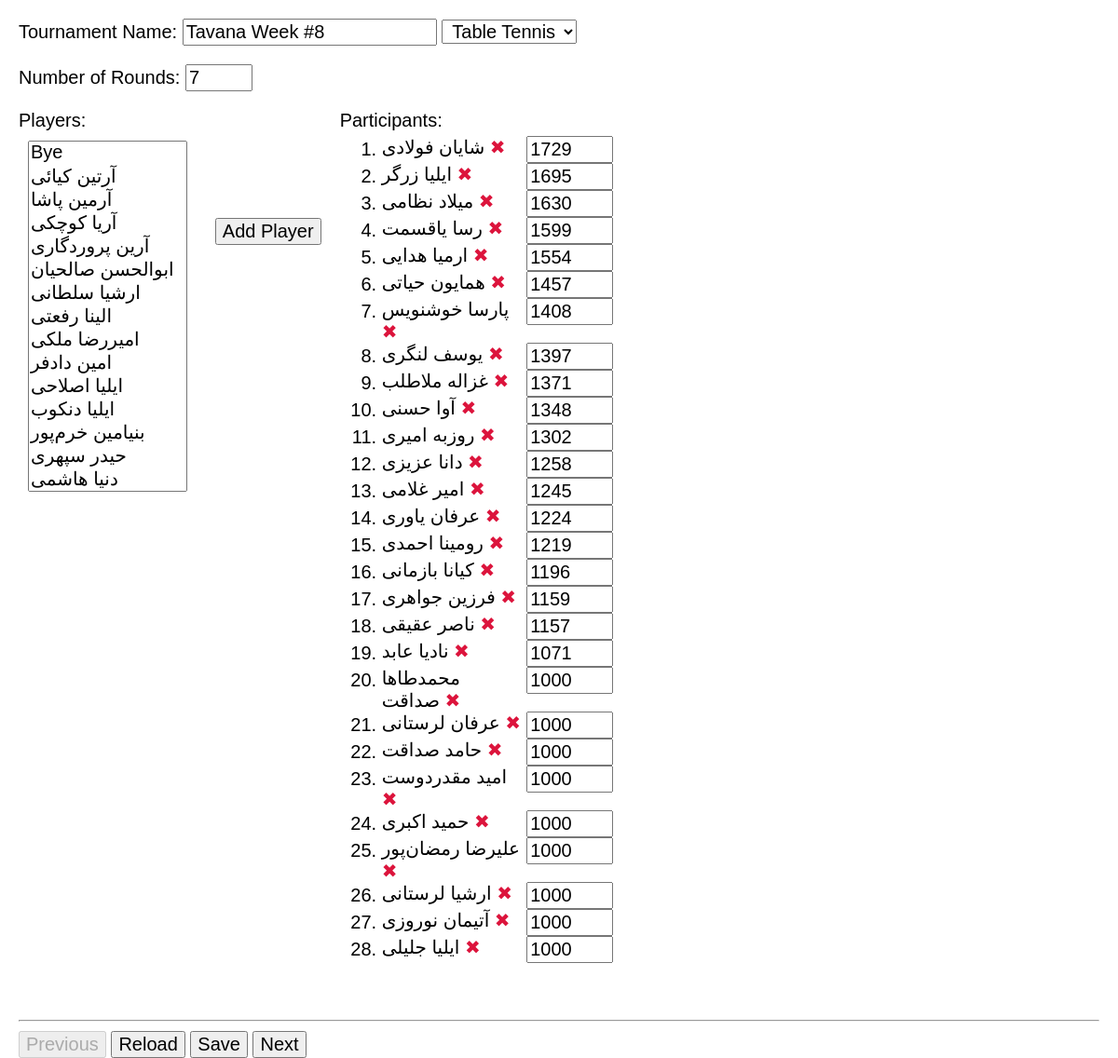
The app's page /108/tournament/, older data.
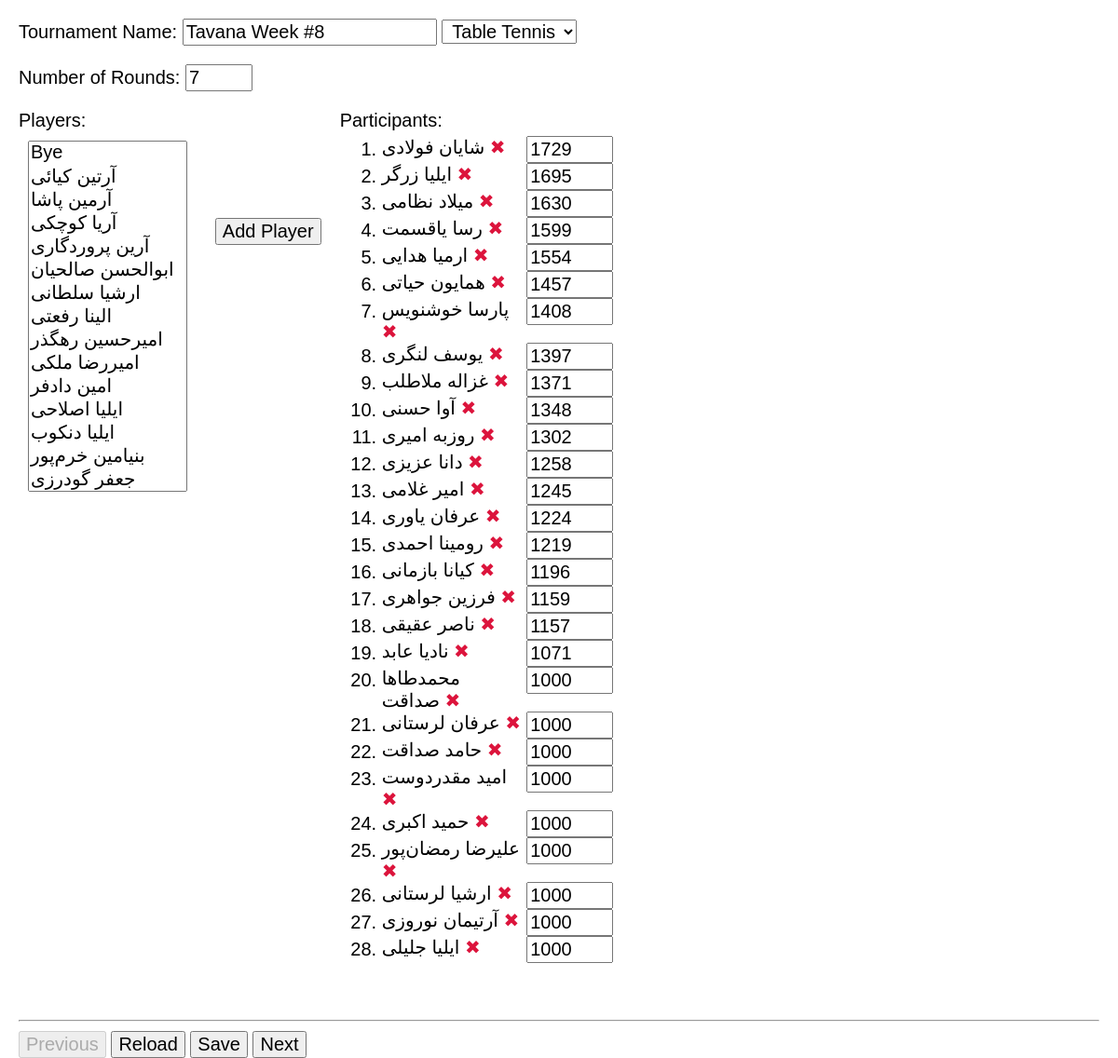
The same page, newer data.
### app/models.py (models this page shows)
class Participant(models.Model):
    tournament = models.ForeignKey(Tournament, on_delete=models.CASCADE)
    player = models.ForeignKey(Player, on_delete=models.CASCADE)
    initial_rating = models.IntegerField(null=True)
    class Meta:
        unique_together = ['tournament', 'player', ]
        ordering = ['tournament', 'player', ]
    def __str__(self):
        return '{} ({})'.format(self.player, self.tournament)

class Player(models.Model):
    firstname = models.CharField(max_length=20)
    lastname = models.CharField(max_length=30)
    class Meta:
        ordering = ['firstname', 'lastname', ]
        unique_together = ['firstname', 'lastname', ]
    def __str__(self):
        return self.firstname+' '+self.lastname

### app/views.py (the view)
# urls.py: path('tournament/', views.tournament),
def tournament(request, tournamentId=None):
    print('==========tournament==========')
    print(tournamentId)
    players_list = models.Player.objects.all().order_by('firstname', 'lastname')
    sports_list = models.Sport.objects.all()
    theTour = models.Tournament.objects.get(
        id=tournamentId) if tournamentId else None
    participants = models.Participant.objects.filter(
        tournament=theTour).order_by('-initial_rating')
    context = {'tournament': theTour, 'sports_list': sports_list,
               'players_list': players_list,
               'participants': participants, }
    print(context)
    return render(request, 'tournament.html', context)

### app/models.py (called while the page is built)
    def __str__(self):
        return self.name

    def __str__(self):
        return self.name

### app/templates/tournament.html (shortened to what this page needs)
{% extends "template.html" %}
{% load static %}
{% block content %}
<form id="theForm" method="POST">
    <p>
        <label>Tournament Name:
            <input type="text" name="tournamentName" placeholder="Enter tournament name" required
                value="{{ tournament.name }}">
        </label>
        <select name="sport" style="text-align: center;">
            {% for sport in sports_list %}
            <option value="{{ sport }}" "{% if sport == tournament.sport %} selected {% endif %}"> {{sport}} </option>
            {% endfor %}
        </select>
    </p>
    <p>
        <label>Number of Rounds:
            <input type="number" min=1 max=15 size=5 name="number_of_rounds" required
                value="{{ tournament.number_of_rounds }}">
        </label>
    </p>
    <div style="display: flex; flex-wrap: wrap;">
        <div>
            Players: <br>
            <select id="selPlayers" multiple=true size=15 style="margin: 10px;">
                {% for player in players_list %}
                <option value="{{ player.id }}">{{ player.firstname }} {{ player.lastname }}</option>
                {% endfor %}
            </select>
        </div>
        <div style="padding:10% 20px; display: flex; align-items: baseline;">
            <input type="button" value="Add Player" onclick="add_participant()">
        </div>
        <div>
            Participants:
            <ol id="olParticipants" style="margin:5px;">
                {% for participant in participants %}
                <li id="{{ participant.player.id }}">
                    <span style="display:inline-block; width:150px; vertical-align:top;"> {{ participant.player }}
                        <a href="#" tabindex=-1 onclick="remove_participant(event)" class="remove" title="remove">
                            &#10006; </a>
                    </span>
                    <input type="text" placeholder="Rating" size=5 oninput="check_int(event)" required
                        value="{{ participant.initial_rating }}">
                </li>
                {% endfor %}
            </ol>
        </div>
    </div>
    <label id="lblError" class="error" style="padding-left: 8em;"></label>
</form>
{% endblock %}

Row changes from the older to the newer data that the page shows:
changed through a linked row, Participant: player "آتیمان نوروزی" → "آرتیمان نوروزی"
Text that changed along with them:
form field value: "…/ الینا رفعتی / امیررضا ملکی / امین دادفر / ایلیا اصلاحی / ایلیا دنکوب / بنیامین خرم‌پور / حیدر سپهری / دنیا هاشمی" → "…/ الینا رفعتی / امیرحسین رهگذر / امیررضا ملکی / امین دادفر / ایلیا اصلاحی / ایلیا دنکوب / بنیامین خرم‌پور / جعفر گودرزی"
